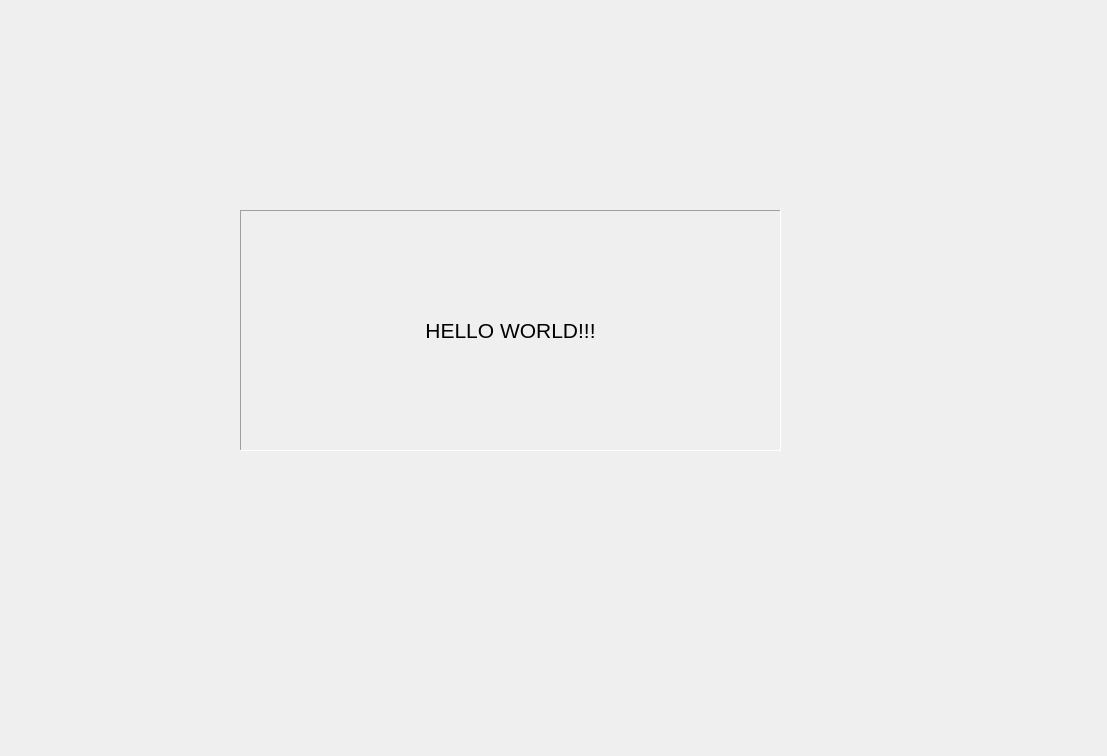
<?xml version="1.0" encoding="UTF-8"?>
<ui version="4.0">
 <class>HelloDialog</class>
 <widget class="QDialog" name="HelloDialog">
  <property name="geometry">
   <rect>
    <x>0</x>
    <y>0</y>
    <width>1107</width>
    <height>756</height>
   </rect>
  </property>
  <property name="windowTitle">
   <string>HelloDialog</string>
  </property>
  <widget class="QLabel" name="label">
   <property name="geometry">
    <rect>
     <x>240</x>
     <y>210</y>
     <width>541</width>
     <height>241</height>
    </rect>
   </property>
   <property name="font">
    <font>
     <pointsize>16</pointsize>
    </font>
   </property>
   <property name="layoutDirection">
    <enum>Qt::LeftToRight</enum>
   </property>
   <property name="frameShape">
    <enum>QFrame::Panel</enum>
   </property>
   <property name="frameShadow">
    <enum>QFrame::Sunken</enum>
   </property>
   <property name="text">
    <string>HELLO WORLD!!!</string>
   </property>
   <property name="textFormat">
    <enum>Qt::PlainText</enum>
   </property>
   <property name="alignment">
    <set>Qt::AlignCenter</set>
   </property>
  </widget>
 </widget>
 <layoutdefault spacing="6" margin="11"/>
 <resources/>
 <connections/>
</ui>
